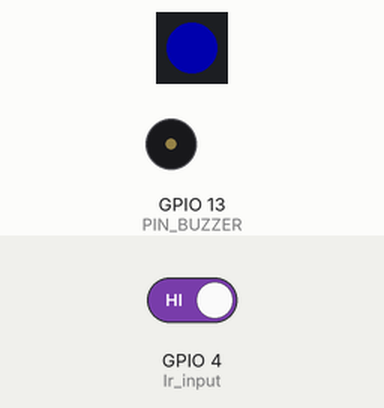
A sketch run on a simulated ESP8266 (NodeMCU). Parts: 1 RGB LEDs in strip order, left to right, buzzer (waves = sounding, pin HIGH). Inputs (shaded band) come from the test bench; at power-on: GPIO 4 (Ir_input) HIGH. Dim RGB values are drawn brighter than linear.

Above: at 1.2 s.
1.3 s: GPIO 4 (Ir_input) driven LOW
At 2.1 s:
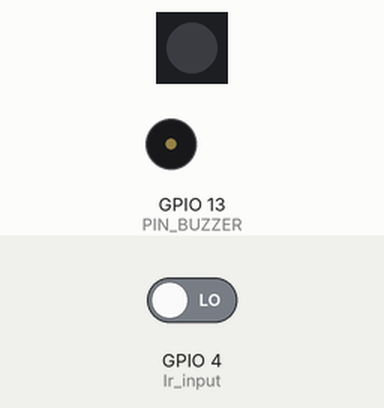
2.8 s: GPIO 4 (Ir_input) driven HIGH
At 3.3 s:
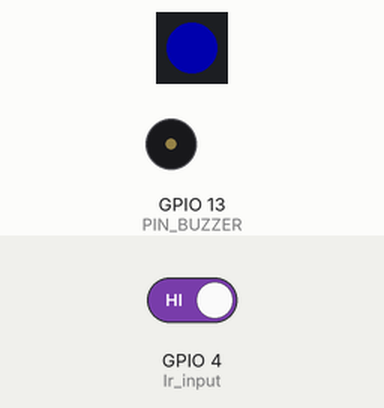
Timing chart, 0 to 5.8 s (numbered marks = the images above; inputs shaded):
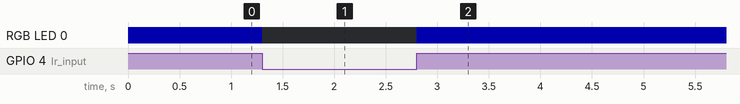

The sketch:

TestingNewCase.ino
```cpp
#include <Adafruit_NeoPixel.h>
#include <IRremoteESP8266.h>

#define PIN_LED     15
#define PIN_BUZZER  13

Adafruit_NeoPixel pixel = Adafruit_NeoPixel(1, PIN_LED, NEO_GRB + NEO_KHZ800);

void setup() {
  // put your setup code here, to run once:
  pinMode(PIN_BUZZER, OUTPUT); // Turn off sound
  digitalWrite(PIN_BUZZER, 0);
  pinMode(4, INPUT); // Ir input

  pixel.begin();

}

void loop() {
  int four = digitalRead(4);
  if(four == 0) {
    pixel.setBrightness(10); //How bright is is directly propotional to how fast it is (and both are good bounded 5-100)
    pixel.setPixelColor(0, pixel.Color(255,0,0));
    pixel.show();
  }
  if(four == 1) {
    pixel.setBrightness(50); //How bright is is directly propotional to how fast it is (and both are good bounded 5-100)
    pixel.setPixelColor(0, pixel.Color(0,0,255));
    pixel.show();
  }
  else {
    pixel.setBrightness(four); //How bright is is directly propotional to how fast it is (and both are good bounded 5-100)
    pixel.setPixelColor(0, pixel.Color(four,255,255));
    pixel.show();
  }

}
```

Measured:
- after the input at 1.3 s, RGB LED 0: RGB(0, 0, 50) → off at once
- after the input at 2.8 s, RGB LED 0: off → RGB(0, 0, 50) at once
